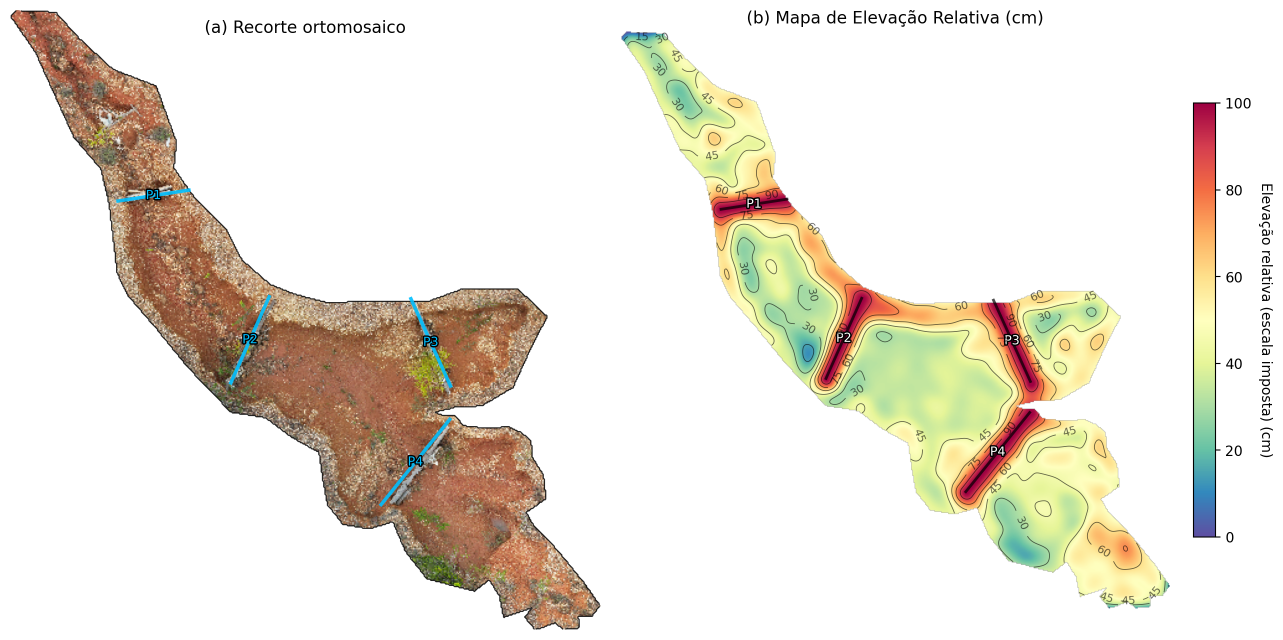
#> input picture 1-MANUSCRITOS/1-CONTROLE_PLITOSSOLO/media/figuras_nao_usadas/fig_ravina1_recorte_ab_v2.png, 2565 x 1280 px (shown at 1/2 size)
$ python montar_figuras_sim_p90_p95_com_recorte.py
#> lines starting #> are read from the running program, lines starting #| are printed output that depends on the picture; after the words box and inside, x2 and y2 are one past the last pixel; in counts of white or black regions, pixels touching at a corner belong together
#!/usr/bin/env python3
# -*- coding: utf-8 -*-
"""Monta figuras 3-painéis (a)(b)(c) a partir de PNGs existentes.

Objetivo editorial
- Remover a necessidade de uma figura separada apenas para o recorte.
- Inserir o recorte ortomosaico como painel (a) nas figuras de simulação.

Entradas (já existentes em media/figuras)
- fig_ravina1_recorte_ab_v2.png  -> usa-se apenas o painel (a) (metade esquerda)
- fig_ravina1_mapas_sim_p90_p95_...one_event.png -> recorta em 2 (P90/P95)
- fig_ravina1_mapas_sim_p90_p95_...capacity.png  -> recorta em 2 (P90/P95)

Saídas (sobrescreve)
- fig_ravina1_mapas_sim_p90_p95_recorte_tif_one_event.png
- fig_ravina1_mapas_sim_p90_p95_recorte_tif_capacity.png
"""

from __future__ import annotations

from pathlib import Path
import os
import json

import matplotlib

matplotlib.use("Agg")
import matplotlib.pyplot as plt
import matplotlib.colors as mcolors
import numpy as np
from PIL import Image


def _open_rgba(path: Path) -> np.ndarray:
    im = Image.open(path).convert("RGBA")
#> im is the input picture: PIL image 2565x1280 RGBA; mean R, G, B, A 235.3, 229.7, 219, 255
    return np.asarray(im)


def _crop_half(arr: np.ndarray, *, side: str) -> np.ndarray:
#> called with side = 'left'
    h, w = arr.shape[:2]
#> h = 1280; w = 2565
    mid = w // 2
#> mid = 1282
    if side == "left":
        return arr[:, :mid, :]
    if side == "right":
        return arr[:, mid:, :]
    raise ValueError("side deve ser 'left' ou 'right'")


def _texture_score(arr: np.ndarray) -> float:
    """Heurística para distinguir ortomosaico (mais textura) de mapa (mais chapado)."""
    if arr.ndim != 3 or arr.shape[2] < 3:
        return 0.0
    rgb = arr[:, :, :3].astype(np.float32)
    gray = (0.299 * rgb[:, :, 0] + 0.587 * rgb[:, :, 1] + 0.114 * rgb[:, :, 2])
    gx = np.abs(np.diff(gray, axis=1))
    gy = np.abs(np.diff(gray, axis=0))
    return float(gx.mean() + gy.mean())


def _pick_recorte_ortomosaico(recorte_arr: np.ndarray) -> np.ndarray:
    """Seleciona o painel do recorte que corresponde ao ortomosaico para o (a)."""
    forced_side = os.environ.get("RECORTE_A_SIDE", "").strip().lower()
    if forced_side in {"left", "right"}:
        chosen = _crop_half(recorte_arr, side=forced_side)
        return _trim_whitespace(chosen)

    left = _trim_whitespace(_crop_half(recorte_arr, side="left"))
    right = _trim_whitespace(_crop_half(recorte_arr, side="right"))

    if _texture_score(right) > _texture_score(left):
        return right
    return left


def _trim_whitespace(arr: np.ndarray, *, tol: int = 245, pad: int = 2) -> np.ndarray:
    """Recorta bordas quase brancas/transparentes para evitar 'molduras'."""
#> called with tol = 245, pad = 2
    if arr.ndim != 3 or arr.shape[2] < 4:
        return arr

    rgb = arr[:, :, :3].astype(np.int16)
    alpha = arr[:, :, 3].astype(np.int16)
#> alpha: shape (1280, 1282) int16; every value is 255
    not_transparent = alpha > 5
#> not_transparent: shape (1280, 1282) bool; every value is 1
    not_white = (rgb.mean(axis=2) < tol)
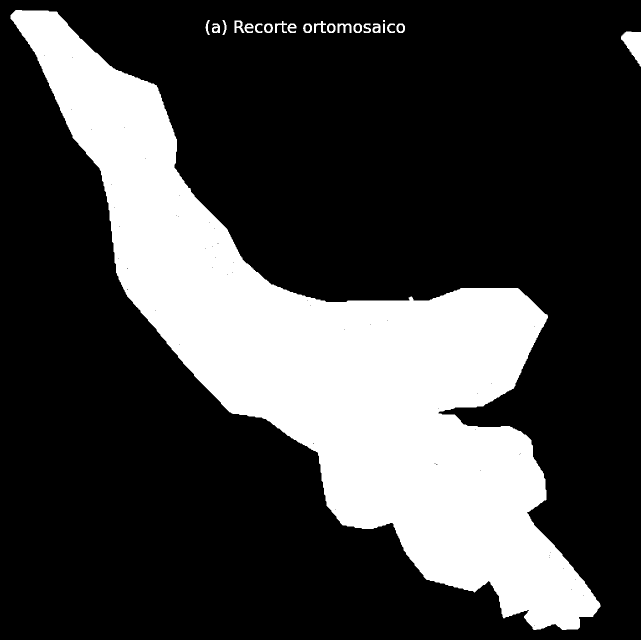
#> not_white: shape (1280, 1282) bool (shown at 1/2 size); 26% white; 22 white regions (1 under 20 px), largest, box (x1, y1, x2, y2) and area: (21, 20, 1201, 1260) 421210, (1242, 63, 1282, 133) 1623, (675, 47, 703, 66) 274
    mask = not_transparent & not_white

    if not mask.any():
        return arr

    ys, xs = np.where(mask)
    y0 = max(int(ys.min()) - pad, 0)
#> y0 = 18
    y1 = min(int(ys.max()) + pad + 1, arr.shape[0])
#> y1 = 1262
    x0 = max(int(xs.min()) - pad, 0)
#> x0 = 19
    x1 = min(int(xs.max()) + pad + 1, arr.shape[1])
#> x1 = 1282
    return arr[y0:y1, x0:x1, :]
#> returned value: shape (1244, 1263, 4)


# [93 lines left out: functions _find_colorbar_bottom, _make_triptych, not called in this run]


def main() -> int:
    root_dir = Path(__file__).resolve().parents[3]
    media_dir = root_dir / "1-MANUSCRITOS" / "1-CONTROLE_PLITOSSOLO" / "media"

    inputs_dir = media_dir / "figuras_nao_usadas"
    meta_dir = media_dir / "figuras"
    out_dir = media_dir / "artigo"

    recorte_ab = (inputs_dir / "fig_ravina1_recorte_ab_v2.png")
    if not recorte_ab.exists():
        recorte_ab = meta_dir / "fig_ravina1_recorte_ab_v2.png"

    one_event = out_dir / "fig_ravina1_mapas_sim_p90_p95_recorte_tif_one_event.png"
    capacity = out_dir / "fig_ravina1_mapas_sim_p90_p95_recorte_tif_capacity.png"

    if not recorte_ab.exists():
        raise FileNotFoundError(f"Arquivo não encontrado: {recorte_ab}")

    recorte_arr = _open_rgba(recorte_ab)
    recorte_a = _pick_recorte_ortomosaico(recorte_arr)
#> call 2 of _crop_half, with side = 'right'
#> in _crop_half (call 2), `return arr[:, mid:, :]`:
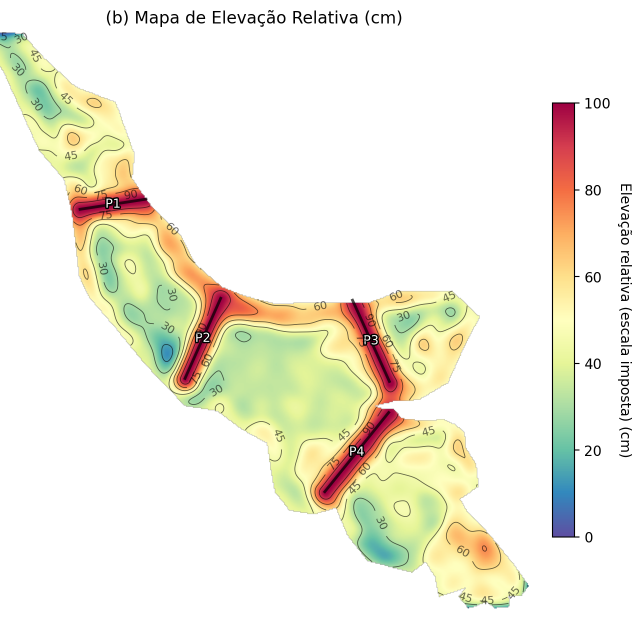
#> returned value: shape (1280, 1283, 4) (shown at 1/2 size); mean of channels 0, 1, 2, 3 241.9, 240.2, 225.9, 255; drawn as R, G, B
#> call 2 of _trim_whitespace, with tol = 245, pad = 2
#> in _trim_whitespace (call 2), `alpha = arr[:, :, 3].astype(np.int16)`: alpha: shape (1280, 1283) int16; every value is 255
#> in _trim_whitespace (call 2), `not_transparent = alpha > 5`: not_transparent: shape (1280, 1283) bool; every value is 1
#> in _trim_whitespace (call 2), `not_white = (rgb.mean(axis=2) < tol)`:
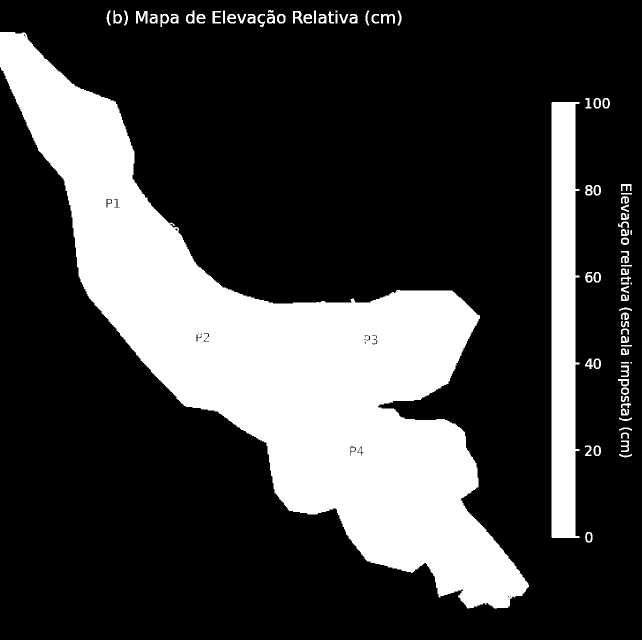
#> not_white: shape (1280, 1283) bool (shown at 1/2 size); 25.2% white; 85 white regions (3 under 20 px), largest, box (x1, y1, x2, y2) and area: (0, 64, 1058, 1217) 360441, (1103, 204, 1159, 1076) 42046, (272, 22, 295, 47) 339
#> in _trim_whitespace (call 2), `y1 = min(int(ys.max()) + pad + 1, arr.shape[0])`: y1 = 1219
#> in _trim_whitespace (call 2), `x0 = max(int(xs.min()) - pad, 0)`: x0 = 0
#> in _trim_whitespace (call 2), `x1 = min(int(xs.max()) + pad + 1, arr.shape[1])`: x1 = 1266
#> in _trim_whitespace (call 2), `return arr[y0:y1, x0:x1, :]`:
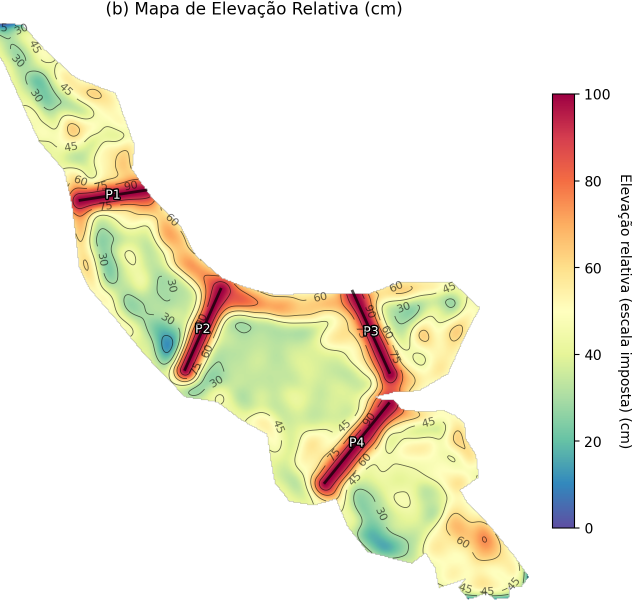
#> returned value: shape (1201, 1266, 4) (shown at 1/2 size); mean of channels 0, 1, 2, 3 240.9, 239, 223.6, 255; drawn as R, G, B
#> in _texture_score, `gray = (0.299 * rgb[:, :, 0] + 0.587 * rgb[:, :, 1] + 0.114 * rgb[:, :..`:
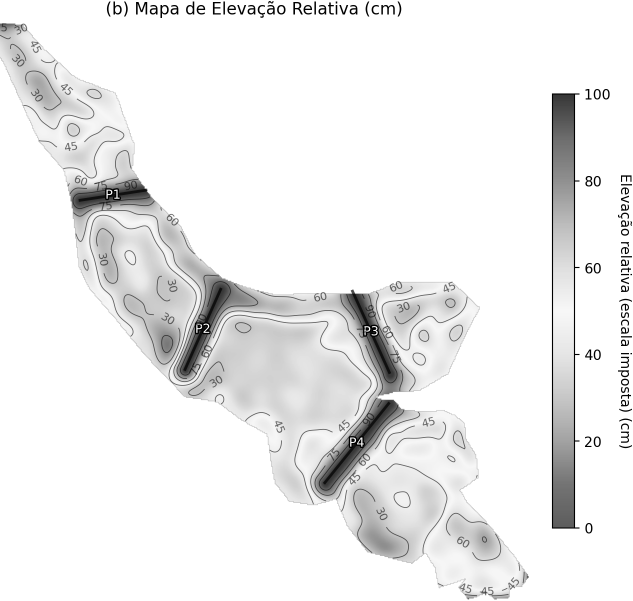
#> gray: shape (1201, 1266) float32 (shown at 1/2 size); min 0, max 255, mean 237.8
#> in _texture_score (call 2), `gray = (0.299 * rgb[:, :, 0] + 0.587 * rgb[:, :, 1] + 0.114 * rgb[:, :..`:
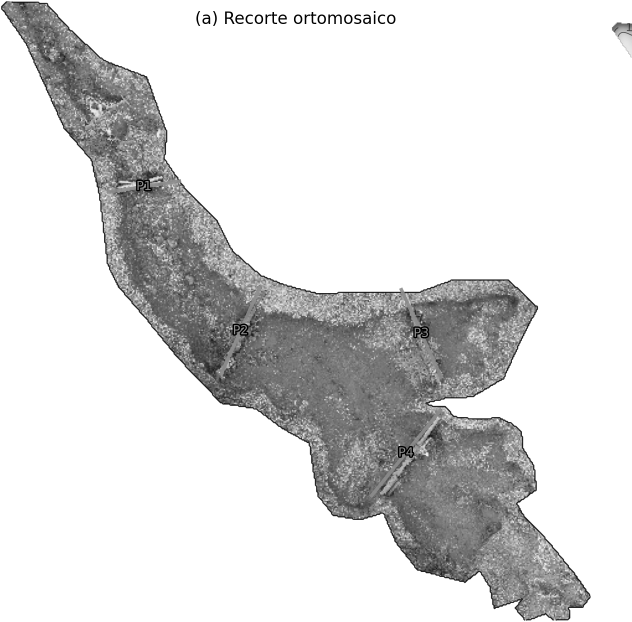
#> gray: shape (1244, 1263) float32 (shown at 1/2 size); min 0, max 255, mean 219.8
#> in _texture_score (call 2), `gx = np.abs(np.diff(gray, axis=1))`:
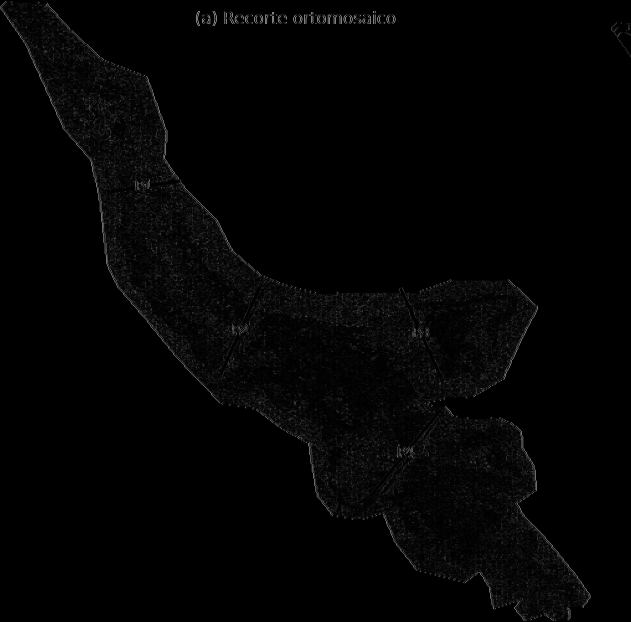
#> gx: shape (1244, 1262) float32 (shown at 1/2 size); min 0, max 255, mean 3.4

    # Preferir painéis isolados (evita recortes que geram 'figuras atrás')
    one_p90_path = inputs_dir / "fig_ravina1_mapas_sim_p90_p95_recorte_tif_one_event_P90.png"
    one_p95_path = inputs_dir / "fig_ravina1_mapas_sim_p90_p95_recorte_tif_one_event_P95.png"
    one_scale_path = meta_dir / "fig_ravina1_mapas_sim_p90_p95_recorte_tif_one_event_scale.json"
    if not one_scale_path.exists():
        one_scale_path = inputs_dir / "fig_ravina1_mapas_sim_p90_p95_recorte_tif_one_event_scale.json"

    cap_p90_path = inputs_dir / "fig_ravina1_mapas_sim_p90_p95_recorte_tif_capacity_P90.png"
    cap_p95_path = inputs_dir / "fig_ravina1_mapas_sim_p90_p95_recorte_tif_capacity_P95.png"
    cap_scale_path = meta_dir / "fig_ravina1_mapas_sim_p90_p95_recorte_tif_capacity_scale.json"
    if not cap_scale_path.exists():
        cap_scale_path = inputs_dir / "fig_ravina1_mapas_sim_p90_p95_recorte_tif_capacity_scale.json"

    if not one_p90_path.exists() or not one_p95_path.exists():
        raise FileNotFoundError(
            "Painéis isolados não encontrados para one_event. Gere arquivos: "
            f"{one_p90_path.name} e {one_p95_path.name}"
        )
    if not cap_p90_path.exists() or not cap_p95_path.exists():
#> (the run stopped early here; a loop or call above may not have finished)

$ run again, with 1-MANUSCRITOS/1-CONTROLE_PLITOSSOLO/media/figuras_nao_usadas/1767612270889.png copied over 1-MANUSCRITOS/1-CONTROLE_PLITOSSOLO/media/figuras_nao_usadas/fig_ravina1_recorte_ab_v2.png
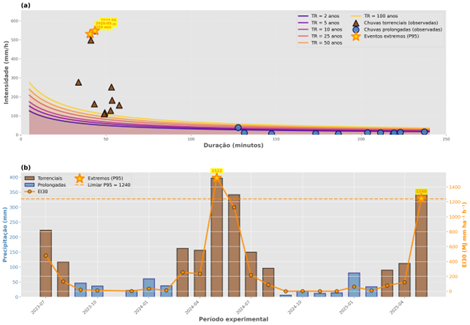
#> input picture 1-MANUSCRITOS/1-CONTROLE_PLITOSSOLO/media/figuras_nao_usadas/1767612270889.png, 470 x 325 px
#> alpha: shape (325, 235) int16; every value is 255
#> not_transparent: shape (325, 235) bool; every value is 1
#> in _trim_whitespace, `not_white = (rgb.mean(axis=2) < tol)`:
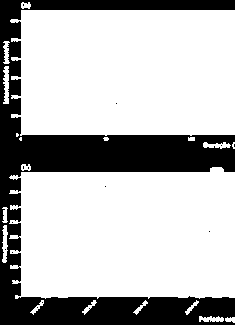
#> not_white: shape (325, 235) bool; 72.5% white; 14 black regions (13 under 20 px), largest, box (x1, y1, x2, y2) and area: (0, 0, 235, 325) 21010
#> y0 = 0
#> y1 = 325
#> x0 = 0
#> x1 = 235
#> not_white: shape (325, 235) bool; 70.7% white; 11 black regions (10 under 20 px), largest, box (x1, y1, x2, y2) and area: (0, 0, 235, 325) 22383
#> gray: shape (325, 235) float32
#> gx: shape (325, 234) float32
#> in _texture_score (call 2), `gy = np.abs(np.diff(gray, axis=0))`:
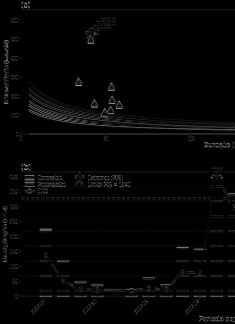
#> gy: shape (324, 235) float32; min 0, max 171, mean 4.7

$ run again, with 1-MANUSCRITOS/1-CONTROLE_PLITOSSOLO/media/figuras_nao_usadas/1767979290642.png copied over 1-MANUSCRITOS/1-CONTROLE_PLITOSSOLO/media/figuras_nao_usadas/fig_ravina1_recorte_ab_v2.png
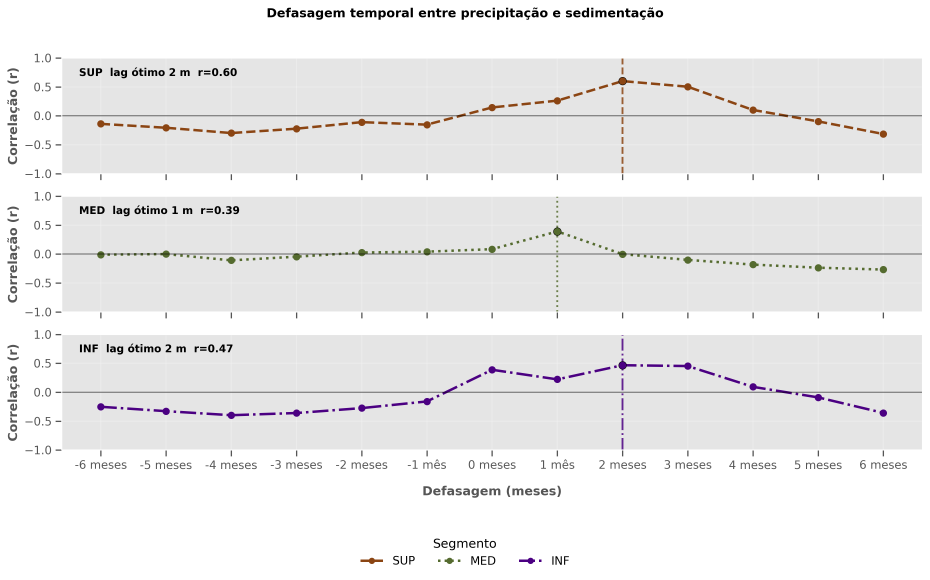
#> input picture 1-MANUSCRITOS/1-CONTROLE_PLITOSSOLO/media/figuras_nao_usadas/1767979290642.png, 3720 x 2317 px (shown at 1/4 size)
#> in _open_rgba, im is the input picture: PIL image 3720x2317 RGBA; mean R, G, B, A 236.2, 235.7, 235.9, 255
#> alpha: shape (2317, 1860) int16; every value is 255
#> not_transparent: shape (2317, 1860) bool; every value is 1
#> in _trim_whitespace, `not_white = (rgb.mean(axis=2) < tol)`:
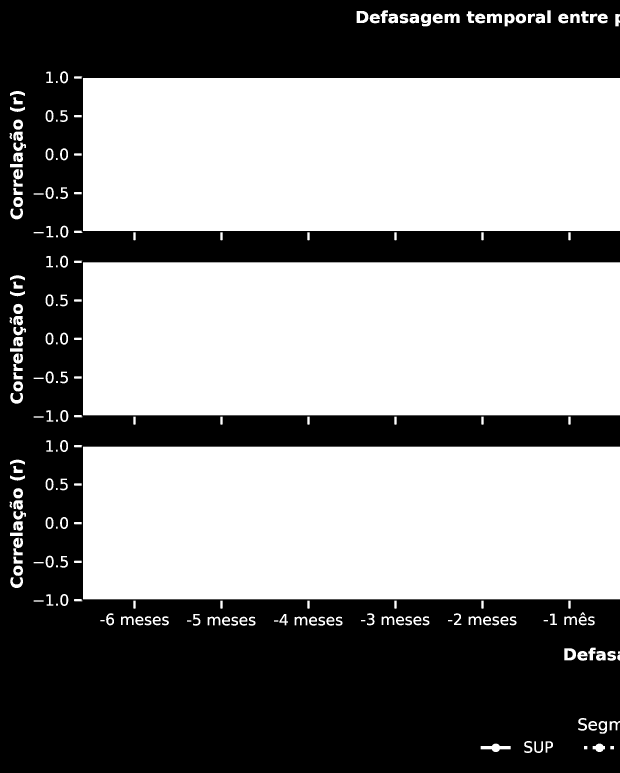
#> not_white: shape (2317, 1860) bool (shown at 1/3 size); 53.1% white; 66 black regions, largest, box (x1, y1, x2, y2) and area: (0, 0, 1860, 2317) 2011920, (142, 335, 155, 361) 298, (142, 450, 155, 476) 298
#> y0 = 29
#> y1 = 2261
#> x0 = 27
#> x1 = 1860
#> not_white: shape (2317, 1860) bool; 59.4% white; 39 black regions, largest, box (x1, y1, x2, y2) and area: (0, 0, 1860, 2317) 1747657, (98, 2229, 116, 2255) 418, (20, 1845, 33, 1871) 298
#> gray: shape (2232, 1833) float32
#> in _texture_score (call 2), `gx = np.abs(np.diff(gray, axis=1))`:
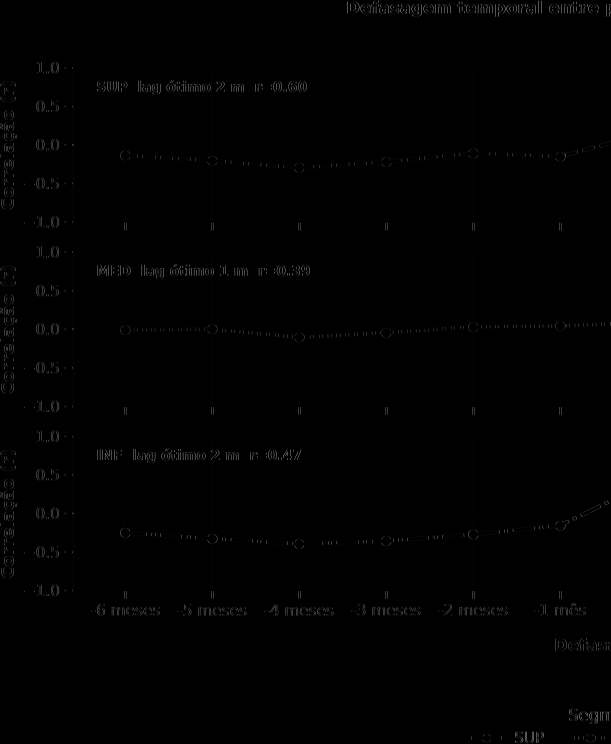
#> gx: shape (2232, 1832) float32 (shown at 1/3 size); min 0, max 255, mean 1
#> gy: shape (2231, 1833) float32
